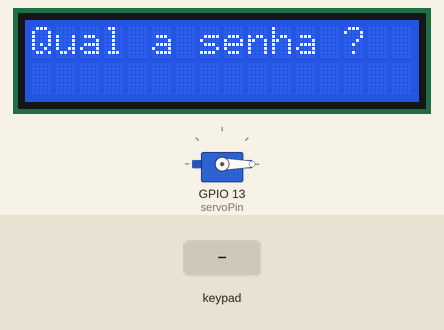
Recording of a program running on a simulated ESP32. Shown: 16×2 character LCD, servo. The inputs (shaded band) are chosen by the test bench.

Above: at 1.2 s.
1.3 s: keypad keys 5 0 5 A pressed 0.4 s apart
At 3.9 s:
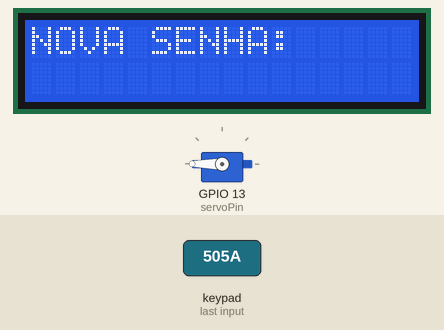
4.4 s: key 'A' pressed
At 5.1 s:
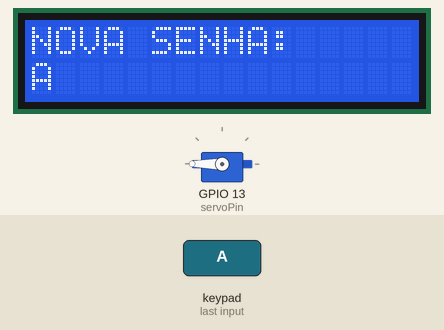
5.9 s: keypad keys 2 7 2 6 2 5 3 3 # pressed 0.4 s apart
At 7.2 s:
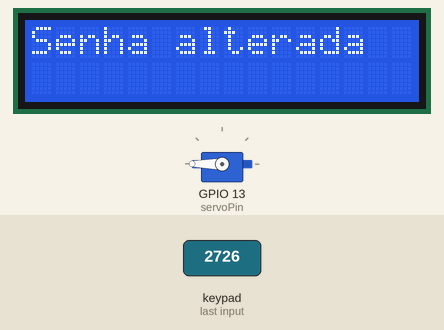
12.5 s: key 'B' pressed
At 13.7 s:
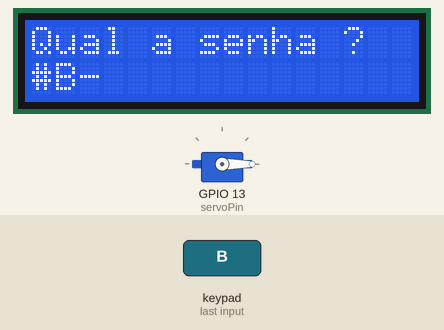
14.0 s: keypad keys 2 7 2 6 2 5 3 3 * pressed 0.4 s apart
At 18.7 s:
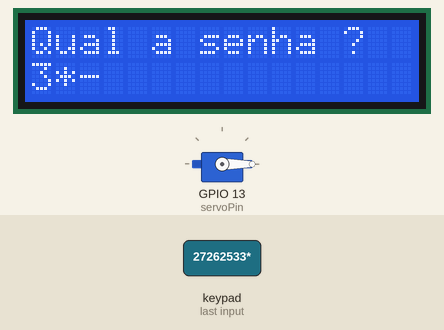
19.5 s: keypad keys 2 7 2 6 2 5 3 3 A pressed 0.4 s apart
At 24.1 s:
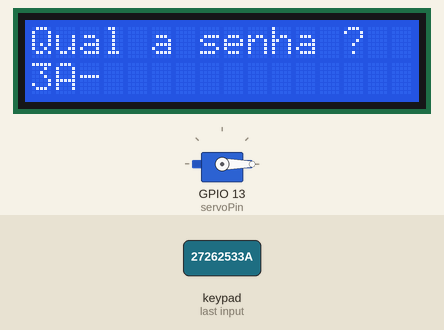
Timing chart, 0 to 25.6 s (numbered marks = the images above; inputs shaded):
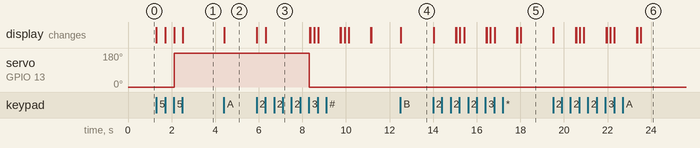

The program:

main.cpp
```cpp
/**********************************************************************
  Filename    : Automacao_automatica
  Description : controle de casa inteligente
  Auther      : Eng.Wilhan Almeida
  Criado: 15/05/2026
**********************************************************************/
#include <ESP32Servo.h>
#include <LiquidCrystal_I2C.h>
#include <Wire.h>
#include <Keypad.h>

// Servo
Servo portao;
int servoPin = 13;

// lcd
#define SDA 18
#define SCL 5
LiquidCrystal_I2C lcd(0x27, 16, 2);
bool i2CAddrTest(uint8_t addr);

// teclado
char keys[4][4] = {
    {'1', '2', '3', 'A'},
    {'4', '5', '6', 'B'},
    {'7', '8', '9', 'C'},
    {'*', '0', '#', 'D'}};
byte linhaPins[4] = {27, 26, 25, 33};
byte colPins[4] = {19, 21, 22, 23};
Keypad myKeypad = Keypad(makeKeymap(keys), linhaPins, colPins, 4, 4);

// senha da portao
char senhaPortao[] = {"505"};

void setup()
{
  Wire.begin(SDA, SCL); // attach the IIC pin
  if (!i2CAddrTest(0x27))
  {
    lcd = LiquidCrystal_I2C(0x3F, 16, 2);
  }
  lcd.init();          // LCD driver initialization
  lcd.backlight();     // Open the backlight
  lcd.setCursor(0, 0); // Move the cursor to row 0, column 0
  lcd.print("Qual a senha ?");

  portao.setPeriodHertz(50);
  portao.attach(servoPin, 500, 2500);
  portao.write(0);
}

void loop()
{

  static char senhaDigitada[4] = {};
  static byte senhaPos = 0; // posicao do caracter digitado no vetor da senha
  // preciso ler os numeros digitados
  char keyPressed = myKeypad.getKey();

  // escrever em tempo real na tela do lcd
  lcd.setCursor(0, 1);
  if (keyPressed)
  {
    senhaDigitada[senhaPos++] = keyPressed;
    lcd.print(senhaDigitada);
    if (senhaPos > 2)
    {
      if (senhaPortao[0] == senhaDigitada[0] && senhaPortao[1] == senhaDigitada[1] && senhaPortao[2] == senhaDigitada[2])
      {
        lcd.clear();
        lcd.setCursor(0, 0);
        lcd.print("Bem-Vindo");
        portao.write(180);
        senhaPos = 0;
        unsigned long tempoInicial = millis();

        while (millis() - tempoInicial < 5000)
        {

          char tecla = myKeypad.getKey();

          if (tecla == 'A')
          {

            senhaPos = 0;

            lcd.clear();
            lcd.setCursor(0, 0);
            lcd.print("NOVA SENHA:");

            while (senhaPos < 3)
            {

              char novaTecla = myKeypad.getKey();

              if (novaTecla)
              {

                senhaPortao[senhaPos] = novaTecla;

                lcd.setCursor(senhaPos, 1);
                lcd.print(novaTecla);

                senhaPos++;
              }
            }

            senhaPortao[3] = '\0';

            lcd.clear();
            lcd.setCursor(0, 0);
            lcd.print("Senha alterada");

            delay(2000);

            break;
          }
        }
        portao.write(0);

        senhaDigitada[0] = '-';
        senhaDigitada[1] = '-';
        senhaDigitada[2] = '-';

        lcd.clear();
        lcd.setCursor(0, 0); // Move the cursor to row 0, column 0
        lcd.print("Qual a senha ?");
        senhaPos = 0;
      }
      else
      {
        lcd.clear();
        senhaDigitada[0] = '-';
        senhaDigitada[1] = '-';
        senhaDigitada[2] = '-';
        lcd.print("Vaza daqui !");
        senhaPos = 0;

        delay(1000);
        lcd.clear();
        lcd.setCursor(0, 0); // Move the cursor to row 0, column 0
        lcd.print("Qual a senha ?");
      }
    }
  }
}

bool i2CAddrTest(uint8_t addr)
{
  Wire.beginTransmission(addr);
  if (Wire.endTransmission() == 0)
  {
    return true;
  }
  return false;
}
```

Measured:
- after the input at 1.3 s, servo on GPIO 13 (servoPin): 0° → 180° after 0.82 s; the display: first changes at once (image 1 shows a later state)
- after the input at 4.4 s, the display: changes at once (image 2)
- after the input at 5.9 s, servo on GPIO 13 (servoPin): 180° → 0° after 2.4 s; the display: first changes at once (image 3 shows a later state)
- after the input at 12.5 s, the display: changes at once (image 4)
- after the input at 14.0 s, the display: first changes at once (image 5 shows a later state)
- after the input at 19.5 s, the display: first changes at once (image 6 shows a later state)
